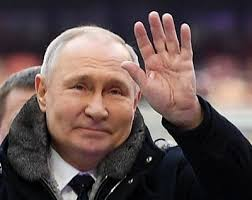
#> input picture images.jpg, 252 x 200 px
$ python -i Visualisation_Utilities.py   (imports and definitions only)
#> lines starting #> are read from the running program, lines starting #| are printed output that depends on the picture; after the words box and inside, x2 and y2 are one past the last pixel; in counts of white or black regions, pixels touching at a corner belong together
#> further down, picture is the input picture: shape (200, 252, 3); mean B, G, R 77.6, 79.1, 97.2
import math
import cv2
import numpy as np
from PIL import Image
import mediapipe as mp
from mediapipe.framework.formats import landmark_pb2

mp_hands = mp.solutions.hands
mp_drawing = mp.solutions.drawing_utils
mp_drawing_styles = mp.solutions.drawing_styles
sigma = 0.44
rect = []


# [109 lines left out: functions count_white_points, resize_hand_image, overlay, rotate_hand_image, extract_hand_contour, not called in this run]


def crop_hand_image(img):
    gray_image = cv2.cvtColor(img, cv2.COLOR_BGR2GRAY)
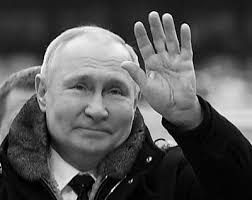
#> gray_image: shape (200, 252); min 0, max 255, mean 84.3
    thresh = cv2.inRange(gray_image, 1, 254)
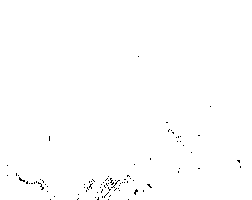
#> thresh: shape (200, 252); 99.5% white; black in thin lines or dots, all inside (x1, y1, x2, y2) = (7, 56, 241, 200)
    contours, _ = cv2.findContours(thresh, cv2.RETR_LIST, cv2.CHAIN_APPROX_NONE)
#> contours = 115 contours, 113 with area under 20; largest, box (x1, y1, x2, y2) and area: (0, 0, 252, 200) 49940, (18, 176, 26, 183) 20

    list_of_pts = [pt[0] for ctr in contours for pt in ctr]
#> list_of_pts = 1521 pairs, first value 0 to 251, second value 0 to 199

    contour = np.array(list_of_pts).reshape((-1, 1, 2)).astype(np.int32)
#> contour = contour of 1521 points, box (x1, y1, x2, y2) (0, 0, 252, 200), area 68204
    contour = cv2.convexHull(contour)
#> contour = [[251, 0], [251, 199], [0, 199], [0, 0]]

    rectangle = cv2.boundingRect(contour)
#> rectangle = (0, 0, 252, 200)
    return rectangle


# [225 lines left out: functions draw_circle_and_rectangle, color_hand, to_white, save_image, display_hand_landmarks, not called in this run]

>>> import cv2
>>> picture = cv2.imread('images.jpg')
>>> result = crop_hand_image(picture)
#> result = (0, 0, 252, 200)
